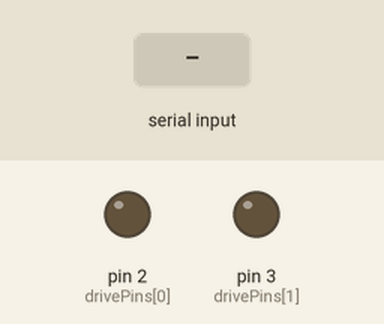
Recording of a sketch running on a simulated Arduino Uno, built with avr-gcc and run on an emulated ATmega328P. Parts: output pins drawn as LEDs (lit = HIGH). The test bench sets the inputs (shaded band).

Above: at 1.2 s.
1.3 s: "1024\n" received over Serial
Timing chart, 0 to 4.3 s (numbered marks = the images above; inputs shaded):
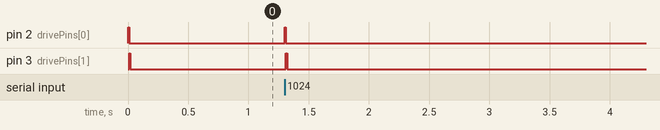

The sketch:

hardDriveModule.ino
```cpp
const int drivePins[] = {2, 3}; //the pins connected to the hard drives
float pulseStart[sizeof(drivePins) / sizeof(drivePins[0])]; //the times at which a period of a note starts for each drive

const unsigned long note_periods[] = { //all MIDI note periods in microseconds from note 0 to note 127
  122312, 115447, 108968, 102852, 97079, 91631, 86488, 81634, 77052, 72727, 68645, 64793, 61156, 57724, 54484, 51426, 48540, 45815, 43244, 40817, 38526, 36364, 34323, 32396, 30578, 28862, 27242, 25713, 24270, 22908, 21622, 20408, 19263, 18182, 17161, 16198, 15289, 14431, 13621, 12856, 12135, 11454, 10811, 10204, 9631, 9091, 8581, 8099, 7645, 7215, 6810, 6428, 6067, 5727, 5405, 5102, 4816, 4545, 4290, 4050, 3822, 3608, 3405, 3214, 3034, 2863, 2703, 2551, 2408, 2273, 2145, 2025, 1911, 1804, 1703, 1607, 1517, 1432, 1351, 1276, 1204, 1136, 1073, 1012, 956, 902, 851, 804, 758, 716, 676, 638, 602, 568, 536, 506, 478, 451, 426, 402, 379, 358, 338, 319, 301, 284, 268, 253, 239, 225, 213, 201, 190, 179, 169, 159, 150, 142, 134, 127, 119, 113, 106, 100, 95, 89, 84, 80
};


long int notes[sizeof(drivePins) / sizeof(drivePins[0])]; //the MIDI notes that we are playing
long int velocities[sizeof(drivePins) / sizeof(drivePins[0])]; //the MIDI velocities of our notes
long int pitchWheelInfo; //a temp variable while we're processing the pitchwheel serial data
long int pitchWheelPin; //the pin that the pitchwheel command is intended for
long int note = 0; //a temp variable to hold the note value while we're working with it
long int velocity = 0; //a temp variable to hold the velocity value while we're working with it
long int noteInfo; //the raw note, velocity, and pin information (note 83 velocity 127 drive 1 would be stored as 0831271)
long int pitchWheel[sizeof(drivePins) / sizeof(drivePins[0])]; //the pitchwheel value for each of the drive pins
long int notePeriods[sizeof(drivePins) / sizeof(drivePins[0])]; //the period of each note that is currently playing (adjusted to account for the pitchwheel)
int pinNum = sizeof(drivePins) / sizeof(drivePins[0]); //the number of total drives connected
int driveNum = 0; //which of the drives we're currently trying to control
int clickDelay[sizeof(drivePins) / sizeof(drivePins[0])]; //how long to hold the drives high before pullling them low again (adjusts velocity)

long unsigned int parsed = 0;
const byte numChars = 32;
char receivedChars[numChars];
boolean newData = false;

void setup() {
  Serial.begin(115200); //duh
  Serial.setTimeout(5);
  for(int i = 0; i < pinNum; i++){
    pinMode(drivePins[i], OUTPUT);
    digitalWrite(drivePins[i], LOW); //set all drive pins as outputs and set them all low
  }

  for(int i = 0; i < pinNum; i++){
    pulseStart[i] = micros(); //set the pulseStert for each drive to the current time
  }
  resetDrives(); //click the drives just for fun
}


void loop() {
  recvWithEndMarker();
  newData = false;

  for(int i = 0; i < pinNum; i++){
    if(notePeriods[i] <= micros() - pulseStart[i] + clickDelay[i]){
      if(velocities[i] != 0){
        pulseDrive(i);
        //Serial.println(i);

      }
      pulseStart[i] = micros(); //if 1 period has elapsed between now and last time we pulsed drive and the velocity is not zero, pulse it again and reset the period time
    }
  }
}


void pulseDrive(int pin){
  digitalWrite(drivePins[pin], HIGH);
  delayMicroseconds(clickDelay[pin]);
  digitalWrite(drivePins[pin], LOW); //click the drive once
  pulseStart[pin] = micros(); //reset pulseStart for the drive we're clicking to the current time
}


void resetDrives(){
  for(int i = 0; i < pinNum; i++){
    digitalWrite(drivePins[i], HIGH);
    delay(10);
    digitalWrite(drivePins[i], LOW); //click each of the drives for 10ms
  }
}

void recvWithEndMarker() {
    static byte ndx = 0;
    char endMarker = '\n';
    char rc;

    while(Serial.available() > 0 && newData == false) {
        rc = Serial.read();


        if (rc != endMarker) {
            receivedChars[ndx] = rc;
            ndx++;
            if (ndx >= numChars) {
                ndx = numChars - 1;
            }
        }
        else {
            receivedChars[ndx] = '\0';
            ndx = 0;
            newData = true;
            parsed = atol(receivedChars);
            //Serial.println(parsed);
            if(parsed == 1024){
              resetDrives(); //if we get a command to reset the drives, do it
            }
            //Serial.println(parsed);
            if(parsed / 1000000 == 123){
              pitchWheelInfo = parsed - 123000000;
              pitchWheelPin = pitchWheelInfo % 10;
              pitchWheel[pitchWheelPin] =  pitchWheelInfo / 10; //determine the pitchwheel value and the pin it's intended for
              notePeriods[pitchWheelPin] = map(pitchWheel[pitchWheelPin], 0, 16384, note_periods[note - 1], note_periods[note + 1]); //if we get a pitchwheel command (123 + 0-16384 pitchwheel value + pin number), account for it in the note period. 8192 is no pitchbend
            }
            else{ //otherwise, we're getting a note command
              noteInfo = parsed;
              note = noteInfo / 10000;
              velocity = (noteInfo - (note*10000))/10;
              pitchWheel[driveNum] = 8192; //set the pitchwheel to its normal value of 8192 for the drive that we're controlling
              driveNum = noteInfo - (note*10000) - (velocity*10); //determine the note, velocity, and the particular drive it's for
              notes[driveNum] = note;
              notePeriods[driveNum] = map(pitchWheel[driveNum], 0, 16384, note_periods[note - 1], note_periods[note + 1]); //extract the note and velocity info from the serial data and determine the period of the note
              velocities[driveNum] = velocity; //write these note and velocity values to their appropritate places in the notes and velocities arrays
              clickDelay[driveNum] = map(velocity, 0, 127, 100, 250); //map the 0-127 MIDI velocity to the 100-250us click delay (chnage this if the drives are clicking instead of playing notes)
              pulseStart[driveNum] = micros(); //set the start of the current note on the pin that we just changed the note on to the current time
            }
        }
    }
}
```

Measured:
- after the input at 1.3 s, pin 2 (drivePins[0]), pin 3 (drivePins[1]): LOW → HIGH at once, → LOW 0.01 s later
